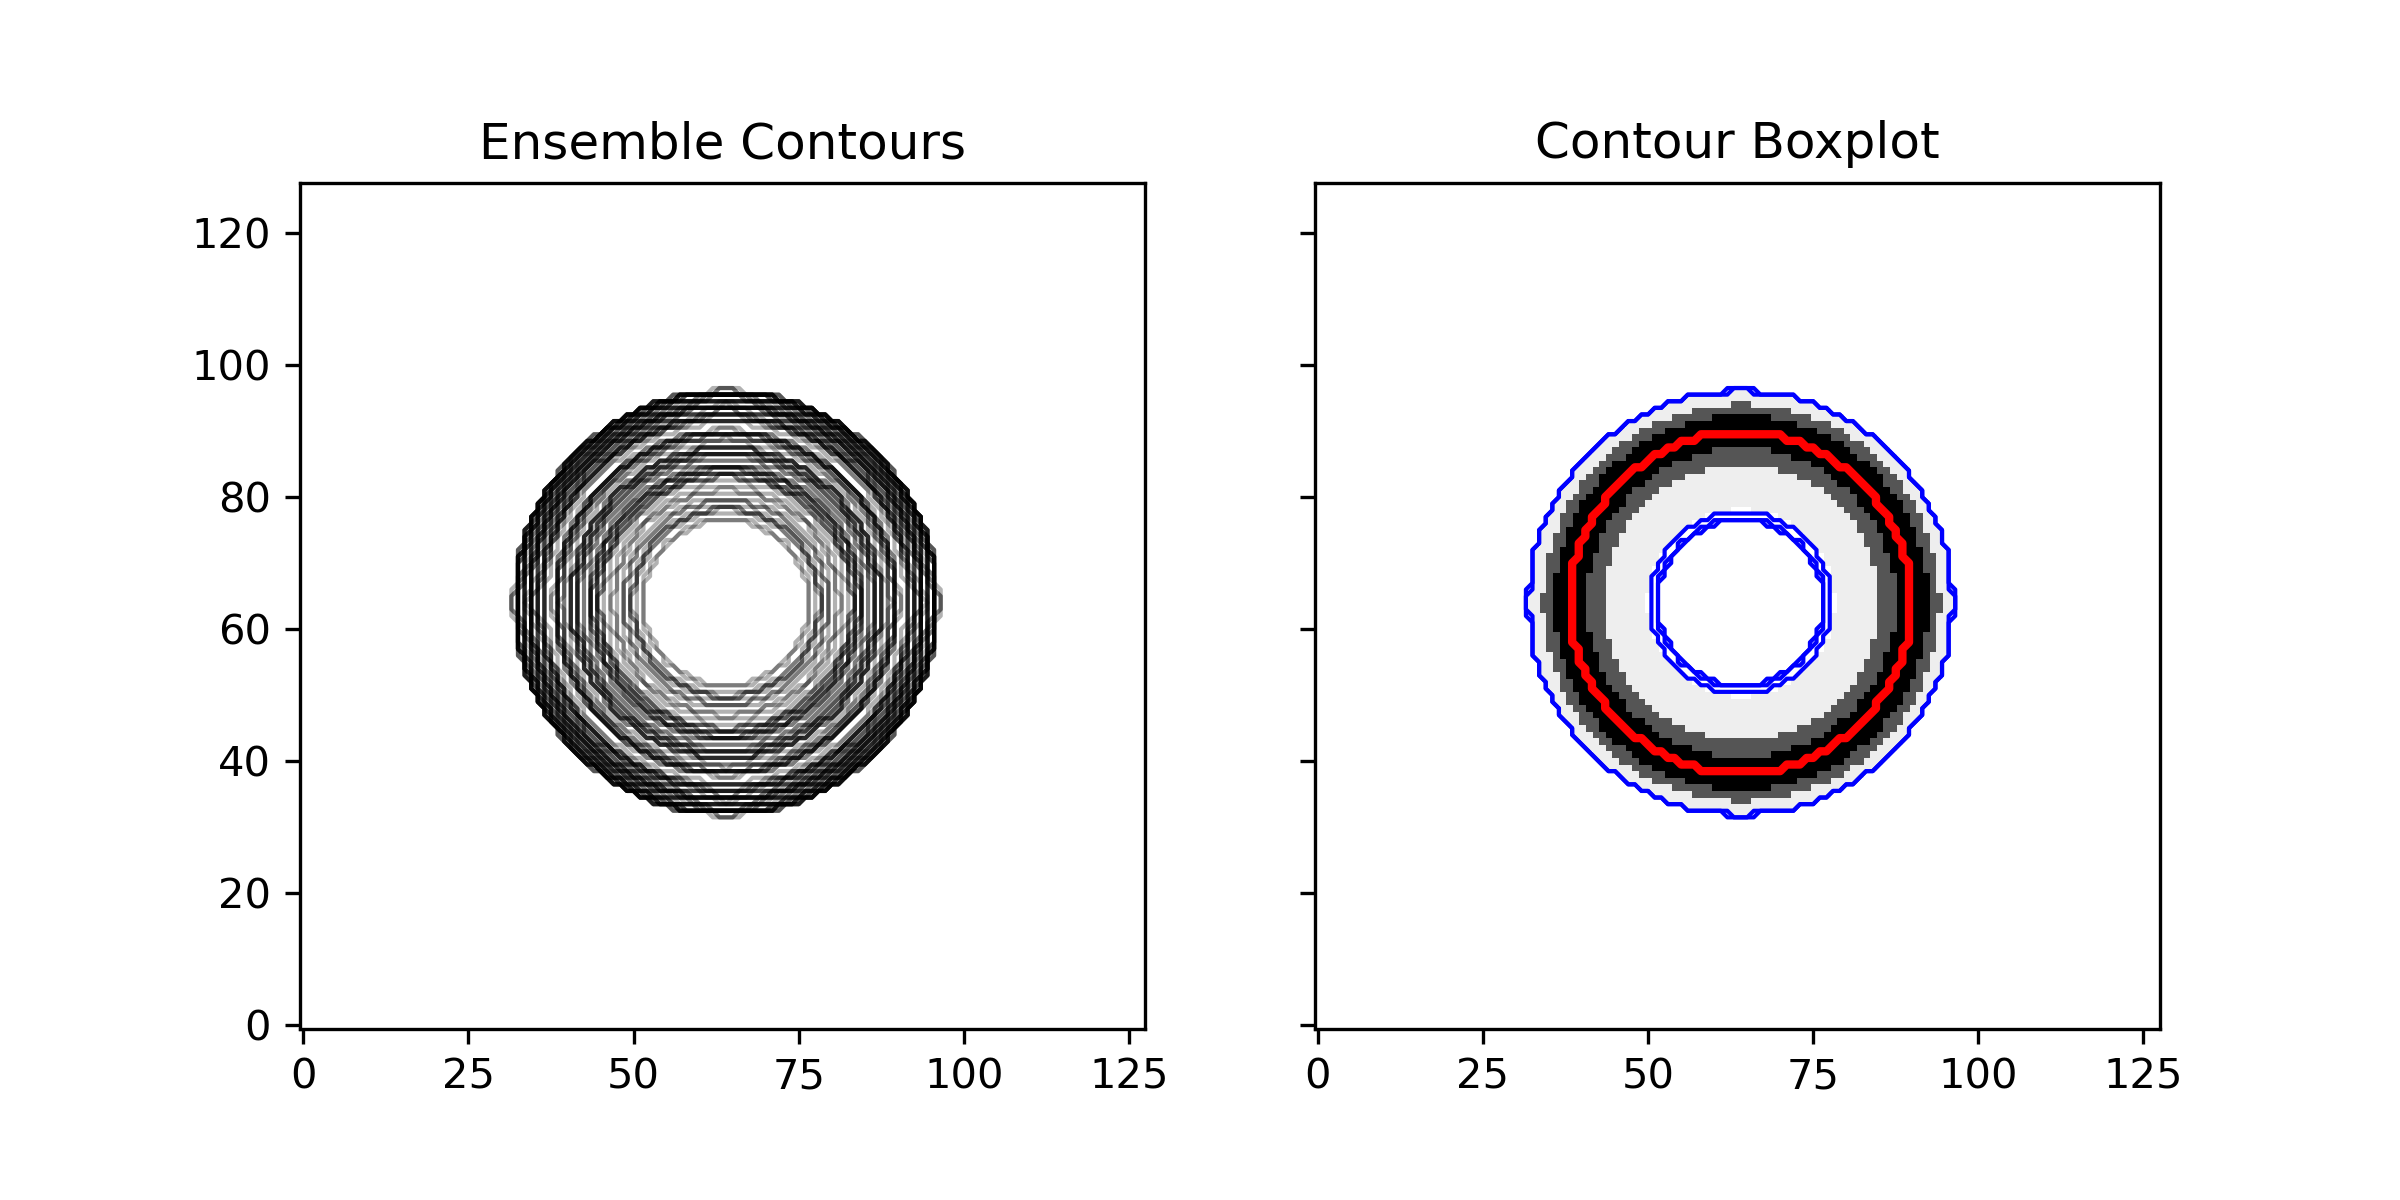

Python code for this plot:
"""
This example demonstrates the use of contour boxplots to visualize the variability in an ensemble of 2D scalar fields.
It generates a synthetic ensemble of scalar fields with Gaussian blobs and visualizes the ensemble contours
using spaghetti plots and contour boxplots.

import necessary libraries

.. code-block:: python

    import numpy as np
    import matplotlib.pyplot as plt
    from uvisbox.BandDepths import contour_boxplot
    from PIL import Image

.. code-block:: python

    def create_ensemble_scalarfield(image_res=256, n_ensembles=30, sigma_min=5, sigma_max=50):
        # 
        # Create an ensemble of 2D scalar fields with Gaussian blobs in the center.
        # Args:
        #     image_res (int): Resolution of the image (image_res x image_res).
        #     n_ensembles (int): Number of ensemble members.
        #     sigma_min (float): Minimum sigma for Gaussian.
        #     sigma_max (float): Maximum sigma for Gaussian.
        # Returns:
        #     np.ndarray: Array of shape (n_ensembles, image_res, image_res).
        # 
        x = np.linspace(0, image_res-1, image_res)
        y = np.linspace(0, image_res-1, image_res)
        xx, yy = np.meshgrid(x, y)
        grid = np.stack([xx, yy], axis=-1)
        ensemble = []
        for i in range(n_ensembles):
            sigma = np.random.uniform(sigma_min, sigma_max)
            cov = np.array([[sigma**2, 0], [0, sigma**2]])
            mu = np.array([image_res/2, image_res/2])
            inv_cov = np.linalg.inv(cov)
            diff = grid - mu
            pdf = np.exp(-0.5 * np.sum(diff @ inv_cov * diff, axis=-1))
            # Normalize to [-1, 1]
            pdf = 2 * (pdf - np.min(pdf)) / (np.max(pdf) - np.min(pdf)) - 1
            ensemble.append(pdf)

        return np.array(ensemble)

Generate a synthetic ensemble of scalar fields and visualize using spaghetti 

.. code-block:: python

    # Generate synthetic ensemble of scalar fields
    ensemble = create_ensemble_scalarfield(image_res=64, n_ensembles=50, sigma_min=20, sigma_max=100) 
    # extract contours at isovalue = 0.7
    binary_images = (ensemble < 0.7).astype(np.bool_)    

    # Visualize the ensemble contours using spaghetti 
    fig, ax = plt.subplots(1,2, figsize=(8, 4),sharex=True,sharey=True)
    for i in range(binary_images.shape[0]):
        # contour at the middle of 0 and 1
        ax[0].contour(binary_images[i], levels=[0.5], colors='black', linewidths=1, alpha=0.3) 
    ax[0].set_title("Ensemble Contours")


Calculate and plot the contour boxplot

.. code-block:: python

    contour_boxplot(binary_images, ax=ax[1], show_median=True, show_iqr=True, show_non_outliers=True, 
                    show_outliers=True, show_firstquartile=True, outlier_percentile=95)
    ax[1].set_title("Contour Boxplot")
    ax[0].set_aspect('equal', adjustable='box')
    plt.savefig("contour_boxplot_example.png", dpi=300)
    plt.show()


.. image:: _static/contour_boxplot_example.png
   :alt: Contour Boxplot Example
   :align: center

"""

# import necessary libraries
import numpy as np
import matplotlib.pyplot as plt
from uvisbox.Modules.ContourBoxplot.plot import plot as contour_boxplot
from PIL import Image

def create_ensemble_scalarfield(image_res=256, n_ensembles=30, sigma_min=5, sigma_max=50):
    """
    Create an ensemble of 2D scalar fields with Gaussian blobs in the center.
    Args:
        image_res (int): Resolution of the image (image_res x image_res).
        n_ensembles (int): Number of ensemble members.
        sigma_min (float): Minimum sigma for Gaussian.
        sigma_max (float): Maximum sigma for Gaussian.
    Returns:
        np.ndarray: Array of shape (n_ensembles, image_res, image_res).
    """
    x = np.linspace(0, image_res-1, image_res)
    y = np.linspace(0, image_res-1, image_res)
    xx, yy = np.meshgrid(x, y)
    grid = np.stack([xx, yy], axis=-1)
    ensemble = []
    for i in range(n_ensembles):
        sigma = np.random.uniform(sigma_min, sigma_max)
        cov = np.array([[sigma**2, 0], [0, sigma**2]])
        mu = np.array([image_res/2, image_res/2])
        inv_cov = np.linalg.inv(cov)
        diff = grid - mu
        pdf = np.exp(-0.5 * np.sum(diff @ inv_cov * diff, axis=-1))
        # Normalize to [-1, 1]
        pdf = 2 * (pdf - np.min(pdf)) / (np.max(pdf) - np.min(pdf)) - 1
        ensemble.append(pdf)

    return np.array(ensemble)

# Generate a synthetic ensemble of scalar fields and visualize using spaghetti 

# Generate synthetic ensemble of scalar fields
ensemble = create_ensemble_scalarfield(image_res=128, n_ensembles=100, sigma_min=20, sigma_max=100) 
# extract contours at isovalue = 0.7
binary_images = (ensemble < 0.7).astype(np.bool_)    

# Visualize the ensemble contours using spaghetti 
fig, ax = plt.subplots(1,2, figsize=(8, 4),sharex=True,sharey=True)
for i in range(binary_images.shape[0]):
    # contour at the middle of 0 and 1
    ax[0].contour(binary_images[i], levels=[0.5], colors='black', linewidths=1, alpha=0.3) 
ax[0].set_title("Ensemble Contours")


# Calculate and plot the contour boxplot

# contour_boxplot(binary_images, ax=ax[1], show_median=True, show_iqr=True, 
#                 show_non_outliers=True, show_outliers=True, show_firstquartile=True, outlier_percentile=95)
ax[1] = contour_boxplot(binary_images, percentil=95, ax=ax[1], show_median=True, show_outliers=True)
ax[1].set_title("Contour Boxplot")
ax[0].set_aspect('equal', adjustable='box')
plt.savefig("contour_boxplot_example.png", dpi=300)
plt.show()
